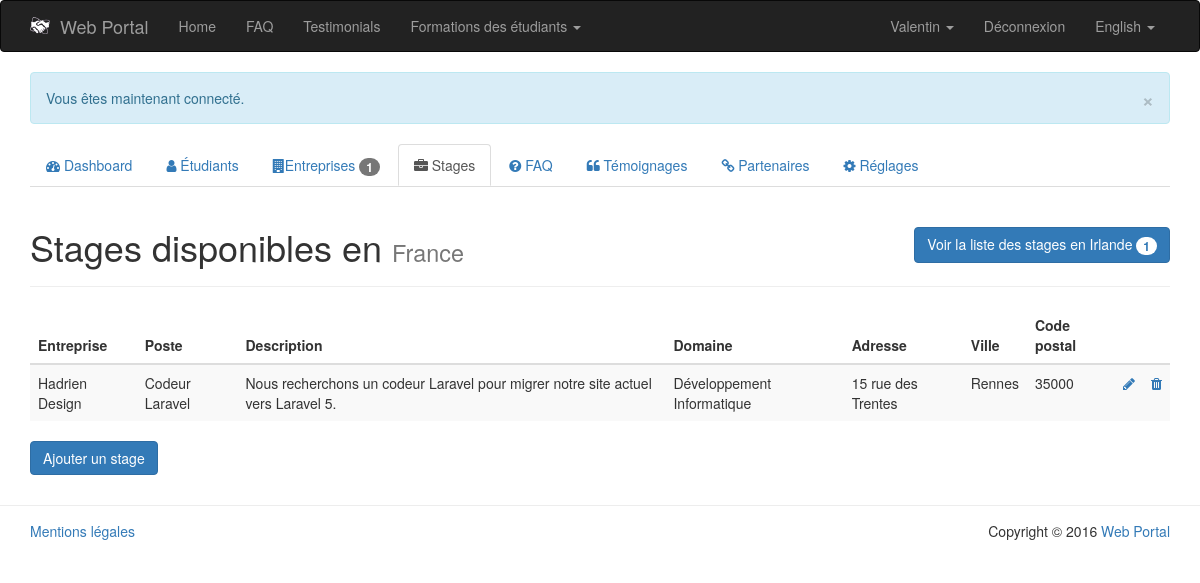
The app's page /PHP/public/index.php?page=admin/internships-list&country=france (signed in) with its own data.
### tables this page shows
CREATE TABLE `settings` (
  `id` int(11) NOT NULL,
  `tag` varchar(64) NOT NULL,
  `value` varchar(256) NOT NULL,
  `placeholder` varchar(128) NOT NULL,
  `data_type` enum('varchar','int','boolean') NOT NULL DEFAULT 'varchar'
);

CREATE TABLE `student` (
  `id` int(11) NOT NULL,
  `first_name` varchar(64) NOT NULL,
  `last_name` varchar(64) NOT NULL,
  `country` enum('France','Irlande') NOT NULL,
  `skill` int(11) NOT NULL,
  `email` varchar(64) NOT NULL,
  `password` varchar(64) NOT NULL,
  `cv` varchar(128) NOT NULL,
  `portfolio` varchar(128) NOT NULL,
  `admin` tinyint(1) NOT NULL DEFAULT '0',
  `available` tinyint(1) NOT NULL DEFAULT '1',
  `activated` tinyint(1) NOT NULL,
  `register_date` date NOT NULL
);

CREATE TABLE `internship` (
  `id` int(11) NOT NULL,
  `name` varchar(64) NOT NULL,
  `description` text NOT NULL,
  `company` int(11) NOT NULL,
  `address` varchar(128) NOT NULL,
  `city` varchar(128) NOT NULL,
  `zip_code` varchar(32) NOT NULL,
  `country` enum('France','Irlande') NOT NULL,
  `skill` int(11) NOT NULL
);

CREATE TABLE `company` (
  `id` int(11) NOT NULL,
  `name` varchar(64) NOT NULL,
  `email` varchar(128) NOT NULL,
  `password` varchar(64) NOT NULL,
  `country` enum('France','Irlande') NOT NULL,
  `city` varchar(64) NOT NULL,
  `logo` varchar(128) NOT NULL,
  `description` text NOT NULL,
  `website` varchar(64) NOT NULL,
  `activated` tinyint(1) NOT NULL,
  `register_date` date NOT NULL
);

CREATE TABLE `skill` (
  `id` int(11) NOT NULL,
  `name` varchar(64) NOT NULL
);

### PHP/app/model/Settings.class.php (called while the page is built, shortened)
<?php
	class Settings {
		public static function getWebsiteName() {
			$db = PDOConnexion::getInstance();
			$sql = "SELECT value FROM settings WHERE tag = 'website_name'";
			$sth = $db->prepare($sql);
			$sth->setFetchMode(PDO::FETCH_CLASS|PDO::FETCH_PROPS_LATE, 'Settings');
			$sth->execute();
			return $sth->fetch()->value;
		}
	}
?>

### PHP/app/model/Autoloader.php (called while the page is built, shortened)
<?php
	class Autoloader {
		public static function appAutoload($class) {
			$class = str_replace('\\', '/', $class);
		}
	}
?>

### PHP/app/model/Language.class.php (called while the page is built, shortened)
<?php
	class Language {
		private $defaultLanguage = 'en';
		private $currentLanguage;
		private $translate = array();
		public function __construct() {
		    if (isset($_COOKIE['lang']) || isset($_SESSION['lang'])) {
		        if (isset($_COOKIE['lang'])) {
		            $this->currentLanguage = $_COOKIE['lang'];
		        }
		        if (isset($_SESSION['lang'])) {
		            $this->currentLanguage = $_SESSION['lang'];
		        }
		    }
		    else {
		    	$this->currentLanguage = $this->detectBrowserLanguage();
		    }
		    $this->translate = $translate;
		}
		private function detectBrowserLanguage() {
			if (isset($_SERVER['HTTP_ACCEPT_LANGUAGE'])) {
				if (substr($_SERVER['HTTP_ACCEPT_LANGUAGE'], 0, 2) == 'fr') {
					return 'fr';
				}
				else {
					return 'en';
				}
			}
			return $this->defaultLanguage;
		}
		public function getCurrentLanguage() {
			$languageName = ($this->currentLanguage == 'fr') ? 'Français' : 'English';
			return array(
				'code' => $this->currentLanguage,
				'name' => $languageName
			);
		}
		public function translate($term) {
			if (!array_key_exists($this->currentLanguage, $this->translate)) {
				if (file_exists(LANG . DS . $this->currentLanguage . '.php')) {
					return $this->translate[$term];
				}
			}
			else {
				throw new Exception('Le terme "' . $term . '" n\'existe pas dans le fichier de traduction.');
			}
		}
	}
?>

### PHP/ressources/lang/en.php (called while the page is built)
<?php
	$translate = array (
		'home' => 'Home',
		'faq' => 'FAQ',
		'testimonials' => 'Testimonials',
		'student' => 'Student',
		'company' => 'Company'
	);
?>

### PHP/app/model/Student.class.php (called while the page is built, shortened)
<?php
	class Student {
		public function __get($nom) {
			return $this->$nom;
		}
		public static function getStudentById($id) {
			$db = PDOConnexion::getInstance();
			$sql = 'SELECT * FROM student WHERE id = :id';
			$sth = $db->prepare($sql);
			$sth->setFetchMode(PDO::FETCH_CLASS|PDO::FETCH_PROPS_LATE, 'Student');
			$sth->execute(array(
				':id' => $id
			));
			return $sth->fetch();
		}
	}
?>

### PHP/app/model/Internship.class.php (called while the page is built, shortened)
<?php
	class Internship {
		public function __get($nom){
			return $this->$nom;
		}
		public static function getInternshipByCompanyCountry($country) {
			$db = PDOConnexion::getInstance();
			$sql = 'SELECT DISTINCT I.* FROM internship I , company C WHERE I.company = C.id AND C.country = :country';
			$sth = $db->prepare($sql);
			$sth->setFetchMode(PDO::FETCH_CLASS|PDO::FETCH_PROPS_LATE, 'Internship');
			$sth->execute(array(
				':country' => $country
			));
			return $sth->fetchAll();
		}
	}
?>

### PHP/app/model/Company.class.php (called while the page is built, shortened)
<?php
	class Company {
		public function __get($nom){
			return $this->$nom;
		}
		public static function getCompanyById($id) {
			$db = PDOConnexion::getInstance();
			$sql = 'SELECT * FROM company WHERE id = :id';
			$sth = $db->prepare($sql);
			$sth->setFetchMode(PDO::FETCH_CLASS|PDO::FETCH_PROPS_LATE, 'Company');
			$sth->execute(array(
				':id' => $id
			));
			return $sth->fetch();
		}
	}
?>

### PHP/app/model/Skill.class.php (called while the page is built, shortened)
<?php
	class Skill {
		public function __get($nom){
			return $this->$nom;
		}
		public static function getSkillById($id) {
			$db = PDOConnexion::getInstance();
			$sql = 'SELECT * FROM skill WHERE id = :id';
			$sth = $db->prepare($sql);
			$sth->setFetchMode(PDO::FETCH_CLASS|PDO::FETCH_PROPS_LATE, 'Skill');
			$sth->execute(array(
				':id' => $id
			));
			return $sth->fetch();
		}
	}
?>

### PHP/app/view/admin/internships-list.php (the view, shortened to what this page needs)
<?php
	$country = ($_GET['country'] == 'ireland') ? 'ireland' : 'france';
?>
<div class="col-md-12">
	<div class="page-header">
		<h1>
			Stages disponibles en
			<?php
				if ($country == 'france') {
					echo '<small>France</small>';
					echo '<a href="index.php?page=admin/internships-list&country=ireland" class="btn btn-primary pull-right">Voir la liste des stages en Irlande <span class="badge">' . count(Internship::getInternshipByCompanyCountry($country)) . '</span></a>';
				}
				else {
					echo '<small>Ireland</small>';
					echo '<a href="index.php?page=admin/internships-list&country=france" class="btn btn-primary pull-right">Voir la liste des stages en France <span class="badge">' . count(Internship::getInternshipByCompanyCountry($country)) . '</span></a>';
				}
			?>
		</h1>
	</div>
	<table class="table table-striped">
		<thead>
			<tr>
				<th>Entreprise</th>
				<th>Poste</th>
				<th>Description</th>
				<th>Domaine</th>
				<th>Adresse</th>
				<th>Ville</th>
				<th>Code postal</th>
				<th></th>
				<th></th>
			</tr>
		</thead>
		<tbody>
			<?php
				if ($country == 'France') {
					foreach (Internship::getInternshipByCompanyCountry($country) as $internship) {
						echo '<tr data-id="' . $internship->id . '">';
							echo '<td>' . Company::getCompanyById($internship->company)->name . '</td>';
							echo '<td>' . $internship->name . '</td>';
							echo '<td>' . $internship->description . '</td>';
							echo '<td>' . Skill::getSkillById($internship->skill)->name . '</td>';
							echo '<td>' . $internship->address . '</td>';
							echo '<td>' . $internship->city . '</td>';
							echo '<td>' . $internship->zip_code . '</td>';
							echo '<td><a href="index.php?page=admin/internship-edit&amp;country='. $country .'&amp;id=' . $internship->id . '"><i class="fa fa-pencil" data-toggle="tooltip" title="Modifier"></i></a></td>';
							echo '<td><a href="#" title="Supprimer" data-action="delete"><i class="fa fa-trash"  data-toggle="tooltip" title="Supprimer"></i></a></td>';
						echo '</tr>';
					}
				}
				else {
					foreach (Internship::getInternshipByCompanyCountry($country) as $internship) {
					echo '<tr data-id="' . $internship->id . '">';
							echo '<td>' . Company::getCompanyById($internship->company)->name . '</td>';
							echo '<td>' . $internship->name . '</td>';
							echo '<td>' . $internship->description . '</td>';
							echo '<td>' . Skill::getSkillById($internship->skill)->name . '</td>';
							echo '<td>' . $internship->address . '</td>';
							echo '<td>' . $internship->city . '</td>';
							echo '<td>' . $internship->zip_code . '</td>';
							echo '<td><a href="index.php?page=admin/internship-edit&amp;country='. $country .'&amp;id=' . $internship->id . '"><i class="fa fa-pencil" data-toggle="tooltip" title="Modifier"></i></a></td>';
							echo '<td><a href="#" title="Supprimer" data-action="delete"><i class="fa fa-trash"  data-toggle="tooltip" title="Supprimer"></i></a></td>';
						echo '</tr>';
					}
				}
			?>
		</tbody>
	</table>
	<a href="index.php?page=admin/add-internship&amp;country=<?php echo $country; ?>" class="btn btn-primary">Ajouter un stage</a>
</div>

### PHP/app/view/navbar.php (shortened to what this page needs)
<nav class="navbar navbar-inverse">
	<div class="container">
		<div class="navbar-header">
			<a class="navbar-brand" href="index.php?page=home"><img src="img/logo.png" alt="Logo" style="float: left; margin-right: 10px; width: 20px;"><?php echo Settings::getWebsiteName(); ?></a>
		</div>
		<div id="navbar" class="collapse navbar-collapse">
			<ul class="nav navbar-nav">
				<li<?php App::isCurrentPage('home'); ?>><a href="index.php?page=home"><?php echo $language->translate('home'); ?></a></li>
				<li<?php App::isCurrentPage('faq'); ?>><a href="index.php?page=faq"><?php echo $language->translate('faq'); ?></a></li>
				<li<?php App::isCurrentPage('testimonials'); ?>><a href="index.php?page=testimonials"><?php echo $language->translate('testimonials'); ?></a></li>
				<li class="dropdown"
					     	App::isCurrentPage('formations-ireland'); ?>>
						  	<a id="formations-dropdown" href="#" class="dropdown-toggle" data-toggle="dropdown" role="button" aria-haspopup="true" aria-expanded="false">
								Formations des étudiants
								<span class="caret"></span>
							</a>
				</li>
			</ul>
			<ul class="nav navbar-nav navbar-right">
				<?php if (App::isLogged()) : ?>
					<?php $member = App::getMember(); ?>
					<?php if (get_class($member) == 'Student') : ?>
						<li class="dropdown">
							<a id="student-dropdown" href="#" class="dropdown-toggle" data-toggle="dropdown" role="button" aria-haspopup="true" aria-expanded="false">
								<?php echo $member->first_name; ?>
								<span class="caret"></span>
							</a>
						</li>
					<?php endif; ?>
					<li><a href="index.php?page=signout">Déconnexion</a></li>
				<?php endif; ?>
				<li class="dropdown">
					<a id="lang-dropdown" href="#" class="dropdown-toggle" data-toggle="dropdown" role="button" aria-haspopup="true" aria-expanded="false">
						<?php echo $language->getCurrentLanguage()['name']; ?>
						<span class="caret"></span>
					</a>
				</li>
            </ul>
		</div>
	</div>
</nav>

### PHP/app/view/admin/footer.php (shortened to what this page needs)
			</div>
		</div>
		<footer id="footer" style="border-top: 1px solid #ededed; margin-top: 30px; padding: 15px 0;">
			<div class="container">
				<div class="row">
					<div class="col-md-8">
						<a href="index.php?page=legal">Mentions légales</a>
					</div>
					<div class="col-md-4 text-right">
						Copyright &copy; <?php echo date('Y') . ' <a href="index.php?page=home">' . Settings::getWebsiteName() . '</a>'; ?>
					</div>
				</div>
			</div>
		</footer>
	</body>
</html>

### records on screen
settings: value "Web Portal"
student: first_name "Valentin"
internship: company.name "Hadrien Design", name "Codeur Laravel", description "Nous recherchons un codeur Laravel pour migrer notre site actuel vers Laravel 5.", skill.name "Développement Informatique", address "15 rue des Trentes", city "Rennes", zip_code "35000"

### other values on screen
$language->translate('home') "Home"
$language->translate('faq') "FAQ"
$language->translate('testimonials') "Testimonials"
$language->getCurrentLanguage()['name'] "English"
$output "× Vous êtes maintenant connecté."
count(Company::getActivatedCompanies(false)) "1"
count(Internship::getInternshipByCompanyCountry($country)) "1"
